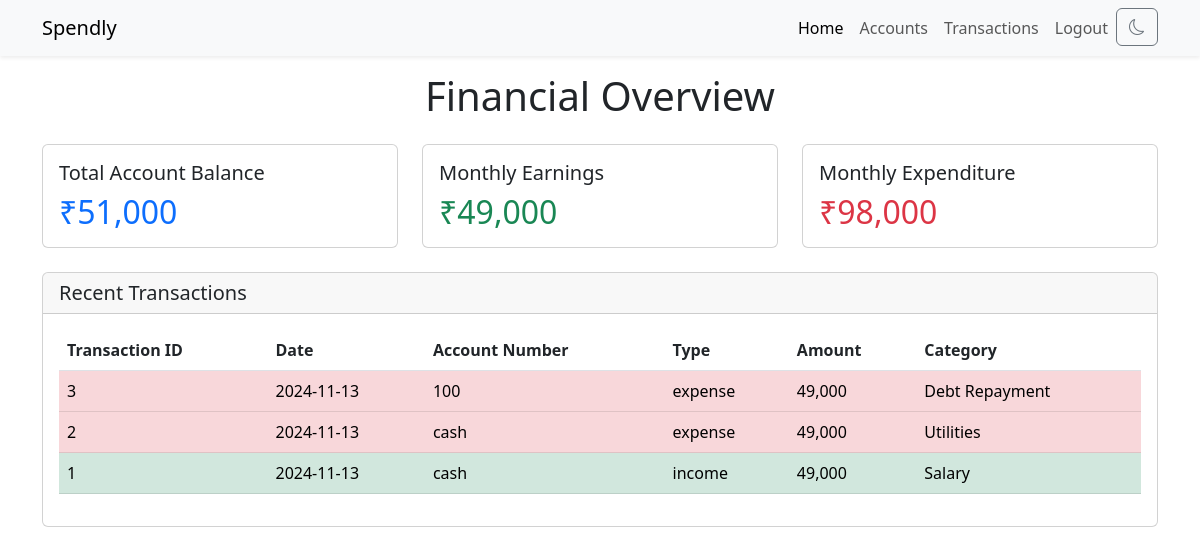
The page / (signed in) on the database its author committed.
### app.py (models this page shows, shortened)
class TransactionsTable(db.Model):
    __tablename__ = 'transactions'
    tno = db.Column(db.Integer, primary_key = True, autoincrement = True)
    userid = db.Column(db.Integer, db.ForeignKey("users.id", ondelete='CASCADE'), nullable = False)
    date = db.Column(db.String, nullable = False)
    accno = db.Column(db.Integer, db.ForeignKey("accounts.accno"), nullable = False)
    type = db.Column(db.String, nullable = False)
    amount = db.Column(db.Integer, nullable = False)
    category = db.Column(db.String)

### app.py (the view)
@app.route("/", methods = ["GET", "POST"])
@login_required
def index():
    transactions = TransactionsTable.query.filter_by(userid=current_user.id).order_by(TransactionsTable.date.desc(), TransactionsTable.tno.desc()).all()
    total = sum([i.balance for i in AccountsTable.query.filter_by(userid=current_user.id).all()]) + CashTable.query.get(current_user.id).balance
    monthly_income = sum([i.amount if i.type == 'income' else 0 for i in TransactionsTable.query.filter(
        TransactionsTable.userid == current_user.id,
        TransactionsTable.date >= datetime.now() - timedelta(days=30)
    ).all()])
    monthly_expenditure = sum([i.amount if i.type == 'expense' else 0 for i in TransactionsTable.query.filter(
        TransactionsTable.userid == current_user.id,
        TransactionsTable.date >= datetime.now() - timedelta(days=30)
    ).all()])
    return render_template("index.html", transactions=transactions[:8], total=total, monthly_earnings=monthly_income, monthly_expenditure=monthly_expenditure, title='Dashboard')

### app.py (called while the page is built)
@login_manager.user_loader
def load_user(user_id):
    return UsersTable.query.get(int(user_id))

### templates/index.html
{% extends "layout.html" %}
{% block content %}
<div class="container mt-4">
    <h1 class="mb-4 text-center">Financial Overview</h1>
    <div class="row">
        <div class="col-md-4 mb-4">
            <div class="card">
                <div class="card-body">
                    <h5 class="card-title">Total Account Balance</h5>
                    <h2 id="totalBalance" class="card-text text-primary">₹{{"{:,}".format(total)}}</h2>
                </div>
            </div>
        </div>
        <div class="col-md-4 mb-4">
            <div class="card">
                <div class="card-body">
                    <h5 class="card-title">Monthly Earnings</h5>
                    <h2 id="monthlyEarnings" class="card-text text-success">₹{{"{:,}".format(monthly_earnings)}}</h2>
                </div>
            </div>
        </div>
        <div class="col-md-4 mb-4">
            <div class="card">
                <div class="card-body">
                    <h5 class="card-title">Monthly Expenditure</h5>
                    <h2 id="monthlyExpenditure" class="card-text text-danger">₹{{"{:,}".format(monthly_expenditure)}}</h2>
                </div>
            </div>
        </div>
    </div>
    <div class="card mb-4">
        <div class="card-header">
            <h5 class="card-title mb-0">Recent Transactions</h5>
        </div>
        <div class="card-body">
            {% if transactions %}
            <table id="transactionsTable" class="table">
                <thead>
                    <tr>
                        <th scope="col">Transaction ID</th>
                        <th scope="col">Date</th>
                        <th scope="col">Account Number</th>
                        <th scope="col">Type</th>
                        <th scope="col">Amount</th>
                        <th scope="col">Category</th>
                    </tr>
                </thead>
                <tbody>
                    {% for transaction in transactions %}
                    {% if transaction.type == 'income' %}
                        <tr class="table-success">
                    {% else %}
                        <tr class="table-danger">
                    {% endif %}
                            <td>{{transaction.tno}}</td>
                            <td>{{transaction.date}}</td>
                            <td>{{transaction.accno}}</td>
                            <td>{{transaction.type}}</td>
                            <td>{{"{:,}".format(transaction.amount)}}</td>
                            <td>{{transaction.category}}</td>
                        </tr>
                    {% endfor %}
                </tbody>
            </table>
            {% else %}
            <div class="alert alert-info" role="info">
                <i class="fas fa-exclamation-circle"></i> &nbsp; No transactions yet.
            </div>
            {% endif %}
        </div>
    </div>
</div>
{% endblock %}

### rows shown on the page
TransactionsTable: amount "49,000"
TransactionsTable: amount "49,000"
TransactionsTable: amount "49,000"

### other values the page prints
{{ "{:,}".format(total) }} "51,000"
{{ "{:,}".format(monthly_earnings) }} "49,000"
{{ "{:,}".format(monthly_expenditure) }} "98,000"
